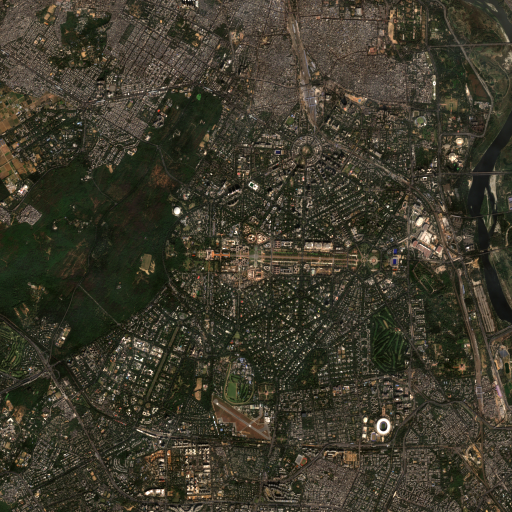
#> input picture 04_Sample_Data/urban_image/urban_image.png, 1024 x 1024 px, found by its file name (shown at 1/2 size)
$ jupyter execute --allow-errors GNR607_Demo.ipynb   (shell and % lines are left out)
#> lines starting #> are read from the running program, lines starting #| are printed output that depends on the picture; after the words box and inside, x2 and y2 are one past the last pixel; in counts of white or black regions, pixels touching at a corner belong together
### 02_Source_Code/image_loader.py
"""Image input with friendly error handling."""
import json
from pathlib import Path
import cv2


def load_image(path):
    """Load an image as an 8-bit BGR array. Raises a clear error if it cannot be read."""
    path = Path(path)
    if not path.is_file():
        raise FileNotFoundError(f"Input image not found: {path}\n"
                                "Run 'python fetch_data.py' or place your own image at that path.")
    img = cv2.imread(str(path), cv2.IMREAD_COLOR)
    if img is None:
        raise ValueError(f"OpenCV could not decode image: {path}")
    return img


# [5 lines left out: function load_metadata, not called in this run]

### 02_Source_Code/preprocessing.py
"""Grayscale conversion and two-level (binary) image generation."""
import cv2
import numpy as np


def to_gray(bgr):
    """ITU-R BT.601 luminance: Y = 0.299 R + 0.587 G + 0.114 B (OpenCV's BGR2GRAY)."""
    return cv2.cvtColor(bgr, cv2.COLOR_BGR2GRAY)


def binarize(gray, threshold=None, invert=False):
    """Return (binary, T). binary is uint8 with values {0,1}; 1 = foreground.

    threshold=None -> Otsu's automatic global threshold (maximises between-class variance).
    invert=False   -> foreground = pixels with gray >  T (bright)
    invert=True    -> foreground = pixels with gray <= T (dark)
    """
    if threshold is None:
        T, _ = cv2.threshold(gray, 0, 255, cv2.THRESH_BINARY + cv2.THRESH_OTSU)
        T = int(T)
    else:
        T = int(threshold)
    fg = (gray <= T) if invert else (gray > T)
    return fg.astype(np.uint8), T

### 02_Source_Code/morphology.py
"""Binary morphology: structuring elements, erosion, dilation, opening, counting.

Convention: images are uint8 arrays with values {0,1}; 1 = foreground.
Border handling: pixels outside the image are treated as BACKGROUND (constant 0) in both erosion
and dilation.  (OpenCV's default border for erosion is +infinity, which we deliberately override.)
"""
import cv2
import numpy as np


def box_se(size=3):
    """size x size box structuring element (all ones)."""
    return np.ones((size, size), np.uint8)


def dilate_se(se, other):
    """Minkowski sum  se (+) other  computed from the definition (union of translates).

    Independent of OpenCV so it can be used to cross-check cv2.  The result array grows by
    (other.shape - 1) in each dimension, so 3x3 (+) 3x3 -> 5x5.  Both inputs are assumed to have
    odd dimensions with the origin at the centre.
    """
    h, w = se.shape
    oh, ow = other.shape
    out = np.zeros((h + oh - 1, w + ow - 1), np.uint8)
    for dy, dx in zip(*np.nonzero(other)):          # every foreground offset of 'other'
        out[dy:dy + h, dx:dx + w] |= se             # translate se by (dy,dx) and OR it in
    return out


def se_sequence(base=None):
    """Yield (index, SE) forever: SE0 = 3x3 box, SE_{k+1} = SE_k dilated by the 3x3 box."""
    base = box_se(3) if base is None else base
    se = base.copy()
    k = 0
    while True:
        yield k, se
        se = dilate_se(se, base)
        k += 1


def erode(img, se, border="background"):
    """border='background': outside = 0 (default). border='neutral': outside does not constrain the
    erosion (OpenCV's default, equivalent to outside = foreground for the minimum)."""
    return cv2.erode(img, se, borderType=cv2.BORDER_CONSTANT, borderValue=0 if border == "background" else 1)


def dilate(img, se):
    return cv2.dilate(img, se, borderType=cv2.BORDER_CONSTANT, borderValue=0)


def opening(img, se, border="background"):
    """A o B = (A erode B) dilate B   (same SE for both steps)."""
    return dilate(erode(img, se, border), se)


def count_foreground(img):
    """Number of foreground pixels of a {0,1} (or {0,255}) binary image."""
    return int(np.count_nonzero(img))


def is_binary01(img):
    return img.dtype == np.uint8 and set(np.unique(img).tolist()) <= {0, 1}

### 08_Colab/GNR607_Demo.ipynb
# GNR 607 - Morphological opening with growing structuring elements
Run the cells **top to bottom** (Shift+Enter on each, or Runtime > Run all).

## Step 1 - Get the project from GitHub
Clones the repository into `/content/GNR607` (no upload needed).

## Step 2 - The two input satellite images (Sentinel-2, 10 m/pixel, 1024x1024)

[cell 1]
import cv2, matplotlib.pyplot as plt
D = "/content/GNR607/04_Sample_Data"
fig, ax = plt.subplots(1, 2, figsize=(14, 7))
for a, (f, t) in zip(ax, [("urban_image/urban_image.png", "Urban (central Delhi)"),
                          ("smooth_landscape_image/smooth_landscape_image.png", "Smooth (reservoir + forest)")]):
    a.imshow(cv2.imread(f"{D}/{f}")[..., ::-1]); a.set_title(t); a.axis("off")
#> pass 2 of the loop `for a, (f, t) in zip(ax, [("urban_image/urban_image.png", "Urban (cent..`:
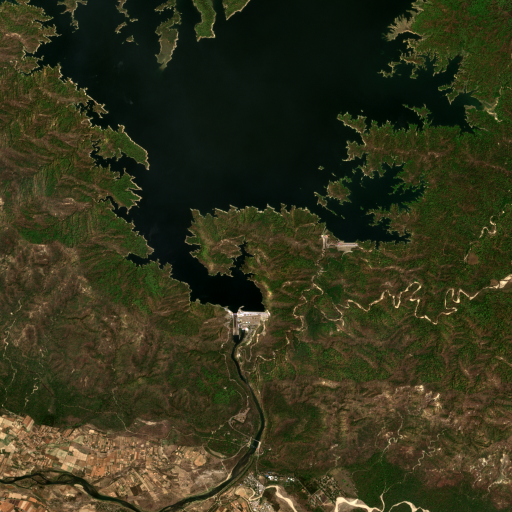
#> input picture 04_Sample_Data/smooth_landscape_image/smooth_landscape_image.png, 1024 x 1024 px, found by its file name (shown at 1/2 size)
plt.show()
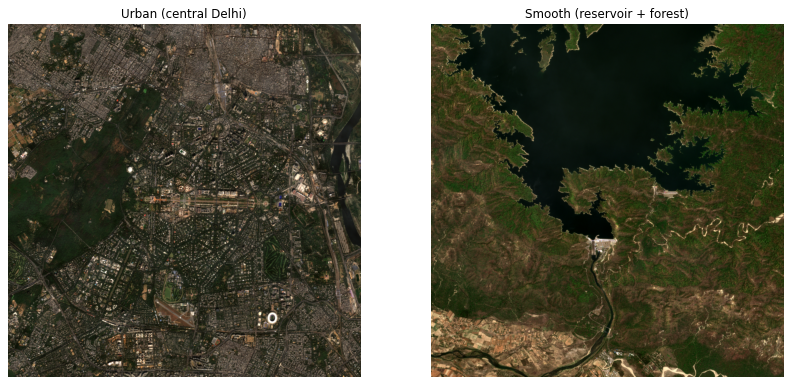
#> figure drawn by matplotlib, 2 panels

## Step 3 - Binary image: grayscale + Otsu threshold (live)

[cell 2]
import sys
sys.path.insert(0, "/content/GNR607/02_Source_Code")
import numpy as np
from image_loader import load_image
from preprocessing import to_gray, binarize

paths = {"Urban": f"{D}/urban_image/urban_image.png", "Smooth": f"{D}/smooth_landscape_image/smooth_landscape_image.png"}
binary = {}
fig, ax = plt.subplots(2, 3, figsize=(15, 9))
for r, (name, p) in enumerate(paths.items()):
    gray = to_gray(load_image(p))
#> in load_image, img is the input picture: shape (1024, 1024, 3); mean B, G, R 44.1, 58.2, 61.7
#> in to_gray, `return cv2.cvtColor(bgr, cv2.COLOR_BGR2GRAY)`:
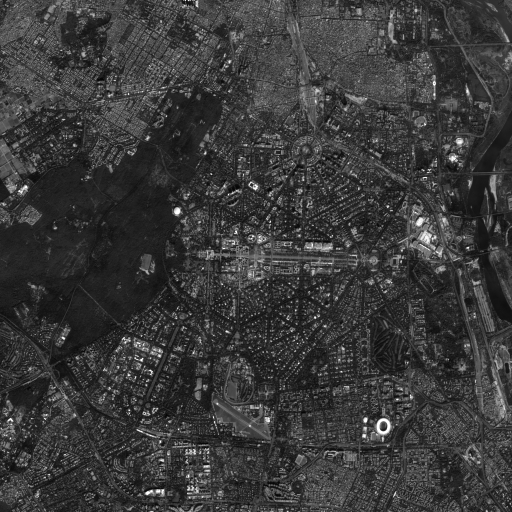
#> returned value: shape (1024, 1024) (shown at 1/2 size); min 1, max 255, mean 57.7
    A, T = binarize(gray)                      # Otsu; foreground = gray > T
#> in binarize, `T, _ = cv2.threshold(gray, 0, 255, cv2.THRESH_BINARY + cv2.THRESH_OTSU)`: T = 70
#> in binarize, `fg = (gray <= T) if invert else (gray > T)`:
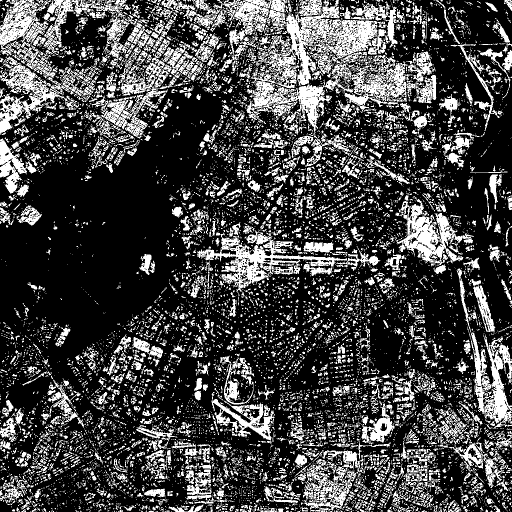
#> fg: shape (1024, 1024) bool (shown at 1/2 size); 27.4% white; 10281 white regions (8598 under 20 px), largest, box (x1, y1, x2, y2) and area: (493, 0, 844, 270) 30666, (0, 0, 263, 270) 14444, (394, 465, 761, 593) 9627
#> T = 70
    binary[name] = A
    print(f"{name}: Otsu threshold T = {T}, foreground = {A.sum():,} px ({100*A.mean():.2f} %)")
#| Urban: Otsu threshold T = 70, foreground = 286,813 px (27.35 %)
    ax[r, 0].imshow(gray, cmap="gray"); ax[r, 0].set_title(f"{name}: gray"); ax[r, 0].axis("off")
    ax[r, 1].hist(gray.ravel(), 256, color="gray"); ax[r, 1].axvline(T, color="r"); ax[r, 1].set_title(f"histogram, T={T}")
    ax[r, 2].imshow(A, cmap="gray"); ax[r, 2].set_title(f"{name}: binary"); ax[r, 2].axis("off")
#> pass 2 of the loop `for r, (name, p) in enumerate(paths.items()):`:
#> in load_image, img is the input picture: shape (1024, 1024, 3); mean B, G, R 26.5, 51, 50.9
#> in to_gray (call 2), `return cv2.cvtColor(bgr, cv2.COLOR_BGR2GRAY)`:
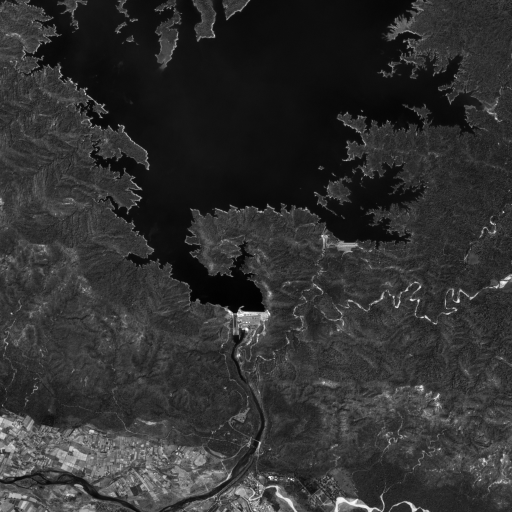
#> returned value: shape (1024, 1024) (shown at 1/2 size); min 1, max 255, mean 48.2
#> in binarize (call 2), `T, _ = cv2.threshold(gray, 0, 255, cv2.THRESH_BINARY + cv2.THRESH_OTSU)`: T = 61
#> in binarize (call 2), `fg = (gray <= T) if invert else (gray > T)`:
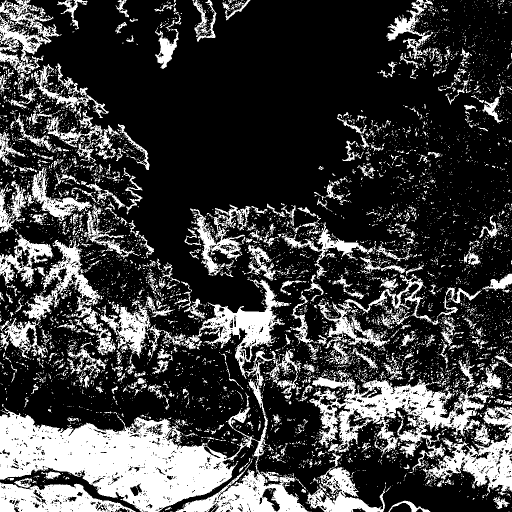
#> fg: shape (1024, 1024) bool (shown at 1/2 size); 24.9% white; 6749 white regions (6174 under 20 px), largest, box (x1, y1, x2, y2) and area: (0, 815, 619, 1024) 63203, (618, 733, 1005, 916) 23639, (294, 557, 579, 830) 11674
#| Smooth: Otsu threshold T = 61, foreground = 261,466 px (24.94 %)
plt.tight_layout(); plt.show()
#> after `plt.tight_layout()`:
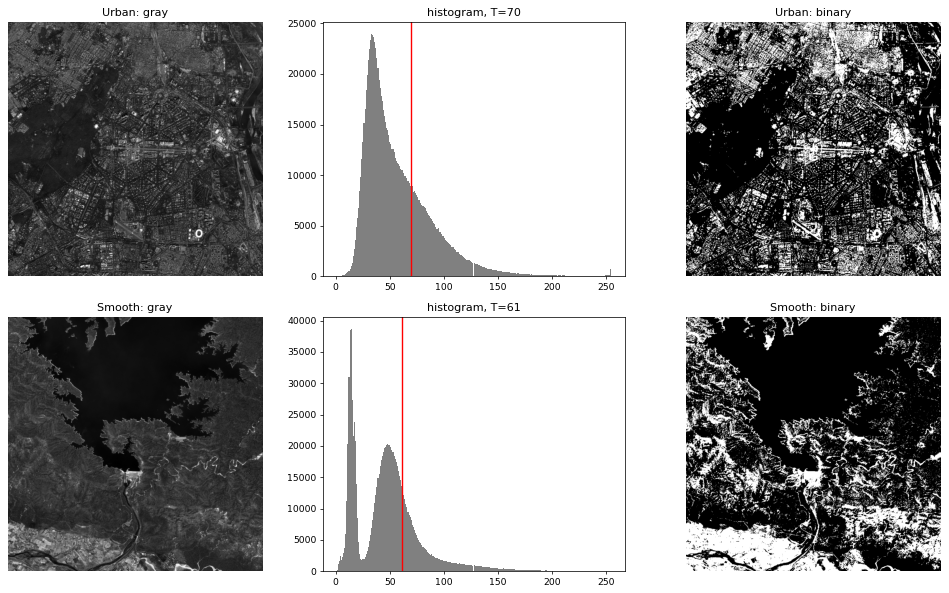
#> figure drawn by matplotlib, 6 panels; panel 2: tallest bar 23950 high, from x = 32.75 to 33.74; panel 5: tallest bar 38664 high, from x = 13.9 to 14.89

## Step 4 - Structuring elements grow by dilation with the 3x3 box

[cell 3]
from morphology import box_se, se_sequence, dilate_se
fig, ax = plt.subplots(1, 5, figsize=(15, 3.6))
for (k, se), a in zip(se_sequence(box_se(3)), ax):
    n = se.shape[0]
    a.imshow(se, cmap="Blues", vmin=0, vmax=1.6, interpolation="nearest")   # blue = element pixel present
    a.set_xticks(np.arange(-.5, n, 1), minor=True); a.set_yticks(np.arange(-.5, n, 1), minor=True)
    a.grid(which="minor", color="black", lw=1)
    a.tick_params(which="both", length=0, labelbottom=False, labelleft=False)
    a.set_title(f"SE{k}: {n}x{n}")
plt.show()
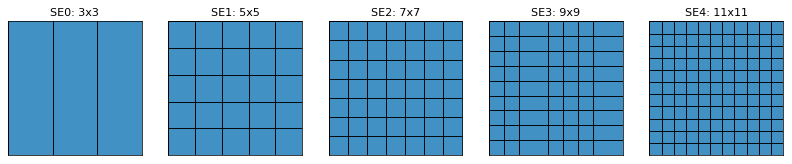
#> figure drawn by matplotlib, 5 panels
se = box_se(3)
for _ in range(3):
    se = dilate_se(se, box_se(3)); print("dilate by 3x3 ->", se.shape, "all ones:", bool(se.all()))

## Step 5 - THE EXPERIMENT, live: open the ORIGINAL image with each SE and count

[cell 4]
from morphology import opening, count_foreground
results = {}
for name, A in binary.items():
    sizes, counts = [], []
    for k, se in se_sequence(box_se(3)):
        n = count_foreground(opening(A, se))   # opening = erosion then dilation, same SE, applied to the original A
        sizes.append(se.shape[0]); counts.append(n)
        print(f"{name:6s} SE {se.shape[0]:3d}x{se.shape[0]:<3d} foreground = {n:7d}")
        if n == 0: break                        # null image -> stop
    results[name] = (sizes, counts)
    print()
#> this loop made 2 passes
#> name on passes 1 to 2: 'Urban', 'Smooth'
#> (printed output is left out)
#> after the loop, results = 2 items

## Step 6 - The required graphs

[cell 5]
fig, ax = plt.subplots(1, 3, figsize=(18, 5))
for a, (name, col) in zip(ax[:2], [("Urban", "C3"), ("Smooth", "C0")]):
    s, c = results[name]
    a.plot(s, c, "-o", color=col, ms=4); a.set_title(f"{name}: foreground pixels remaining vs SE size")
    a.set_xlabel("Structuring element size (side, pixels)"); a.set_ylabel("Foreground pixels after opening"); a.grid(alpha=.3)
#> this loop made 2 passes
#> s on pass 1: [3, 5, 7, 9, 11, 13, 15, 17, 19, 21]
for name, col in [("Urban", "C3"), ("Smooth", "C0")]:
    s, c = results[name]; ax[2].plot(s, 100 * np.array(c) / binary[name].sum(), "-o", color=col, ms=3, label=name)
ax[2].set_title("Both, as % of original foreground"); ax[2].set_xlabel("SE size"); ax[2].set_ylabel("% remaining"); ax[2].legend(); ax[2].grid(alpha=.3)
plt.tight_layout(); plt.show()
#> after `plt.tight_layout()`:
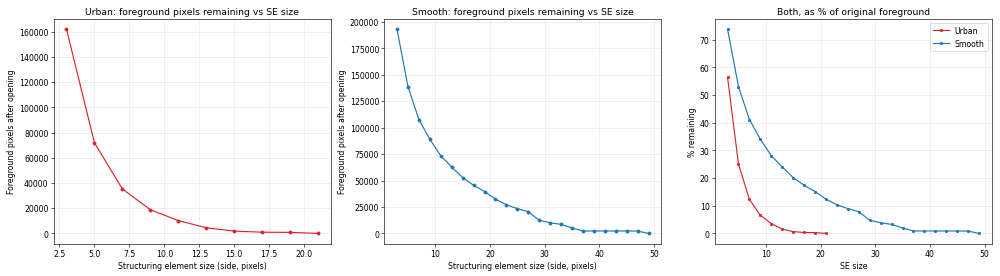
#> figure drawn by matplotlib, 3 panels; panel 1: curve peaks at x = 3, y = 161943; panel 2: curve peaks at x = 3, y = 193039; panel 3: curve peaks at x = 3, y = 56.46; panel 3: curve peaks at x = 3, y = 73.83

## Step 7 - Opened images at selected sizes

[cell 6]
ses = {se.shape[0]: se for (k, se), _ in zip(se_sequence(box_se(3)), range(30))}
#> ses = 30 items
fig, ax = plt.subplots(2, 5, figsize=(20, 8.5))
for r, name in enumerate(binary):
    for a, s in zip(ax[r], [None, 3, 9, 17, 21 if name == "Urban" else 49]):
        img = binary[name] if s is None else opening(binary[name], ses[s])
        a.imshow(img, cmap="gray"); a.axis("off"); a.set_title(f"{name}: " + ("binary input" if s is None else f"SE {s}x{s}, N={img.sum():,}"))
#> this loop made 2 passes
#> (r, name) on passes 1 to 2: (0, 'Urban'), (1, 'Smooth')
#> img: shape (1024, 1024); every value is 0
plt.tight_layout(); plt.show()
#> after `plt.tight_layout()`:
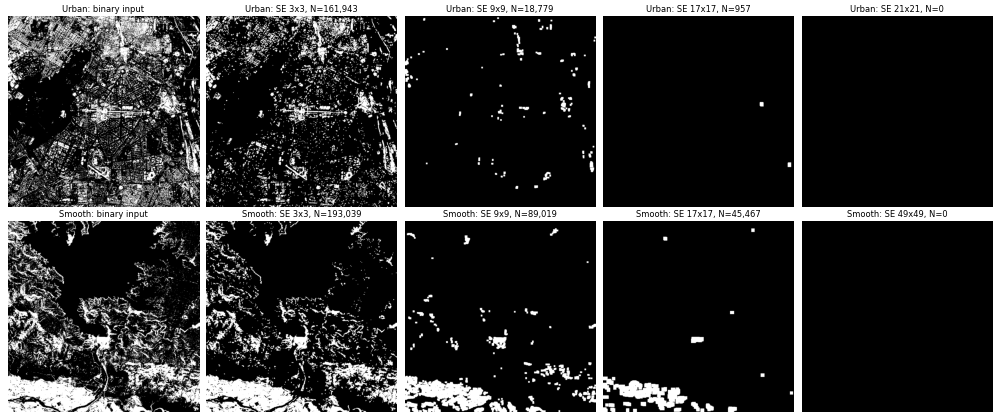
#> figure drawn by matplotlib, 10 panels
